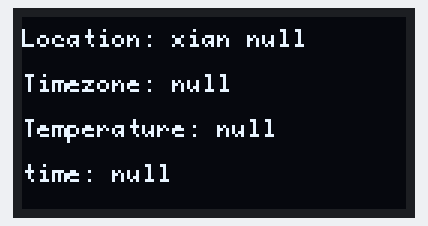
Bench run of a program on a simulated ESP32-S3. On the bench: 128×64 one-colour display. WiFi joins after 1.5 s; servers stay silent unless stated; uploads are accepted with an empty reply; what the program prints to the serial monitor is not drawn.

Above: at 3.8 s.
At 126.4 s:
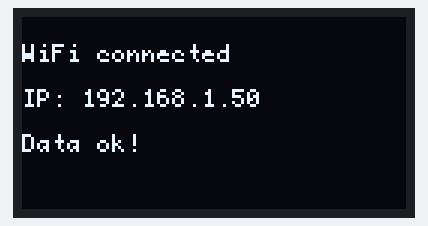

Measured:
- what the display in image 0 shows lasts 60.2 s, from 3.8 s to 64.0 s
- what the display in image 1 shows lasts 2.1 s, from 126.3 s to 128.4 s

The program:

main.cpp
```cpp
#include <Wire.h>
#include <U8g2lib.h>
#include <WiFi.h>
#include <HTTPClient.h>
#include <ArduinoJson.h>

#define SCL 12
#define SDA 11

// OLED 配置
#define OLED_RESET    U8X8_PIN_NONE  // 如果不使用复位功能，则可忽略

U8G2_SSD1306_128X64_NONAME_F_SW_I2C u8g2(U8G2_R0, /*clock=*/SCL, /*data=*/SDA, /*reset=*/OLED_RESET);

// WiFi 配置
const char* ssid = "QAZWSX";
const char* password = "123456789";

// API 配置
const char* apiEndpoint = "https://api.seniverse.com/v3/weather/now.json?key=SD4mEkAb4tN5rggbB&location=xian&language=zh-Hans&unit=c";

void setup() {
  Serial.begin(115200);

  // OLED 初始化
  u8g2.begin();

  // 连接 WiFi
  WiFi.begin(ssid, password);
  while (WiFi.status() != WL_CONNECTED) {
    delay(500);
    Serial.print(".");
  }

  Serial.println("");
  Serial.println("WiFi connected");
  Serial.print("IP: ");
  Serial.println(WiFi.localIP());

  // 发送HTTP请求并获取响应
  HTTPClient http;
  http.begin(apiEndpoint);
  int httpResponseCode = http.GET();
  if (httpResponseCode == HTTP_CODE_OK) {
    // 如果请求成功，在屏幕上显示"6666"
    u8g2.clearBuffer();
    u8g2.setFont(u8g2_font_profont10_mr);
    u8g2.setCursor(0, 15);
    u8g2.print("WiFi connected");
    u8g2.setCursor(0, 30);
    u8g2.print("IP: ");
    u8g2.print(WiFi.localIP());
    u8g2.setCursor(0, 45);
    u8g2.print("Data ok!");
    u8g2.sendBuffer();

    // 等待两秒
    delay(2000);

    // 解析JSON
    DynamicJsonDocument doc(1024);
    deserializeJson(doc, http.getString());

    // 提取并显示信息
    String location = doc["results"][0]["location"]["name"];
    String timezone = doc["results"][0]["location"]["timezone"];
    String text = doc["results"][0]["now"]["text"];
    String temperature = doc["results"][0]["now"]["temperature"];
    String lastUpdate = doc["results"][0]["last_update"];

    u8g2.clearBuffer();
    u8g2.setFont(u8g2_font_profont10_mr);
    u8g2.setCursor(0, 10);
    u8g2.print("Location: xian ");
    u8g2.print(location);  // 使用变量打印位置信息
    u8g2.setCursor(0, 25);
    u8g2.print("Timezone: ");
    u8g2.print(timezone);  // 使用变量打印时区信息
    u8g2.setCursor(0, 40);
    u8g2.print("Temperature: ");
    u8g2.print(temperature);  // 使用变量打印温度信息
    u8g2.setCursor(0, 55);
    u8g2.print("time: ");
    u8g2.print(lastUpdate);  // 使用变量打印最后更新时间
    u8g2.sendBuffer();
  } else {
    // 如果请求失败，在屏幕上显示错误消息
    u8g2.clearBuffer();
    u8g2.setFont(u8g2_font_profont10_mr);
    u8g2.setCursor(0, 15);
    u8g2.print("WiFi connected");
    u8g2.setCursor(0, 30);
    u8g2.print("IP: ");
    u8g2.print(WiFi.localIP());
    u8g2.setCursor(0, 45);
    u8g2.print("Data error!");
    u8g2.sendBuffer();
  }
  http.end();
}

void loop() {
  // 每隔一分钟访问一次
  delay(60000);
  setup(); //重新执行setup()以获取最新的天气信息
}
```
